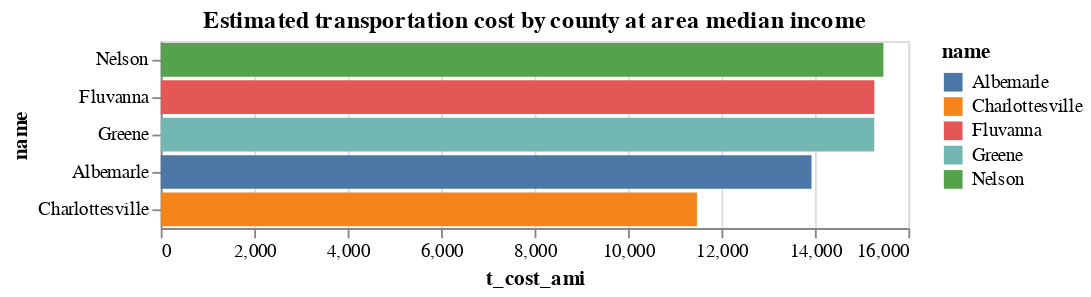

The notebook cell saved with this chart:
### Code cell
alt.Chart(transit_cost_by_county).mark_bar().encode(
    y=alt.X("name:N", sort="-x"),
    x=alt.Y("t_cost_ami:Q"),
    color="name:N",
    tooltip="t_cost_ami:Q",
).properties(
    title="Estimated transportation cost by county at area median income",
)

### Figure 1 — Vega-Lite specification as saved in the notebook (floating-point values rounded to 4 significant figures)
{"config": {"view": {"continuousWidth": 400, "continuousHeight": 300}}, "data": {"name": "data-261a3cfb07f757ac947233c595f97e15"}, "mark": "bar", "encoding": {"color": {"field": "name", "type": "nominal"}, "tooltip": {"field": "t_cost_ami", "type": "quantitative"}, "x": {"field": "t_cost_ami", "type": "quantitative"}, "y": {"field": "name", "sort": "-x", "type": "nominal"}}, "title": "Estimated transportation cost by county at area median income", "$schema": "https://vega.github.io/schema/vega-lite/v4.17.0.json", "datasets": {"data-261a3cfb07f757ac947233c595f97e15": [{"name": "Charlottesville", "t_cost_ami": 11475, "t_cost_80ami": 9828}, {"name": "Albemarle", "t_cost_ami": 13928, "t_cost_80ami": 12145}, {"name": "Greene", "t_cost_ami": 15271, "t_cost_80ami": 13444}, {"name": "Nelson", "t_cost_ami": 15466, "t_cost_80ami": 13677}, {"name": "Fluvanna", "t_cost_ami": 15273, "t_cost_80ami": 13391}]}}
